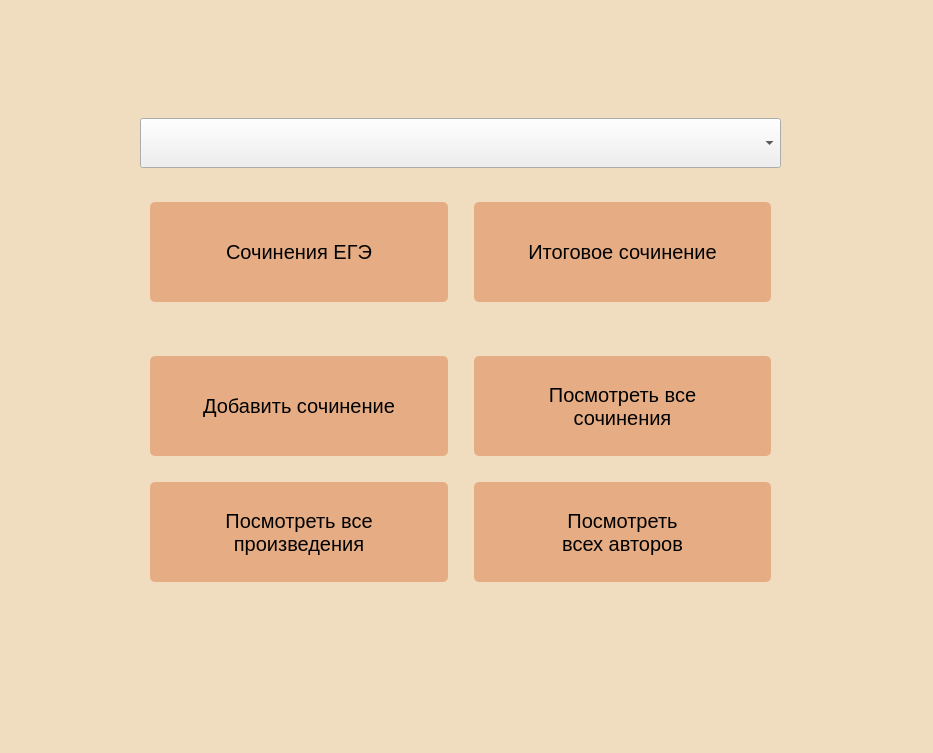
<?xml version="1.0" encoding="UTF-8"?>
<ui version="4.0">
 <class>MainWindow</class>
 <widget class="QMainWindow" name="MainWindow">
  <property name="geometry">
   <rect>
    <x>0</x>
    <y>0</y>
    <width>933</width>
    <height>753</height>
   </rect>
  </property>
  <property name="windowTitle">
   <string>MainWindow</string>
  </property>
  <property name="styleSheet">
   <string notr="true">.QPushButton {
	width: 100px;
	height: 100px;
	background-color:#e6ad85;
	margin: 10px;
	border-radius: 5px;
	font-size:20px;
	word-wrap: break-word;
	cursor: Pointing-Hand;   
}
.QPushButton:hover {
	background-color: rgb(201, 152, 117);
}
.QWidget {
background-color: rgb(240, 221, 192);

}</string>
  </property>
  <widget class="QWidget" name="centralwidget">
   <widget class="QWidget" name="layoutWidget">
    <property name="geometry">
     <rect>
      <x>140</x>
      <y>100</y>
      <width>641</width>
      <height>511</height>
     </rect>
    </property>
    <layout class="QVBoxLayout" name="verticalLayout">
     <item>
      <widget class="QComboBox" name="genre_combo_box">
       <property name="minimumSize">
        <size>
         <width>0</width>
         <height>50</height>
        </size>
       </property>
       <property name="maximumSize">
        <size>
         <width>16777215</width>
         <height>50</height>
        </size>
       </property>
       <property name="currentText">
        <string/>
       </property>
      </widget>
     </item>
     <item>
      <layout class="QHBoxLayout" name="horizontalLayout">
       <item>
        <widget class="QPushButton" name="pushButton_2">
         <property name="text">
          <string>Сочинения ЕГЭ</string>
         </property>
        </widget>
       </item>
       <item>
        <widget class="QPushButton" name="final_essay_btn">
         <property name="text">
          <string>Итоговое сочинение</string>
         </property>
        </widget>
       </item>
      </layout>
     </item>
     <item>
      <spacer name="horizontalSpacer">
       <property name="orientation">
        <enum>Qt::Vertical</enum>
       </property>
       <property name="sizeType">
        <enum>QSizePolicy::Fixed</enum>
       </property>
       <property name="sizeHint" stdset="0">
        <size>
         <width>5</width>
         <height>10</height>
        </size>
       </property>
      </spacer>
     </item>
     <item>
      <layout class="QGridLayout" name="gridLayout">
       <item row="0" column="0">
        <widget class="QPushButton" name="add_essay_btn">
         <property name="cursor">
          <cursorShape>PointingHandCursor</cursorShape>
         </property>
         <property name="mouseTracking">
          <bool>false</bool>
         </property>
         <property name="text">
          <string>Добавить сочинение</string>
         </property>
        </widget>
       </item>
       <item row="1" column="0">
        <widget class="QPushButton" name="view_literature_btn">
         <property name="cursor">
          <cursorShape>PointingHandCursor</cursorShape>
         </property>
         <property name="whatsThis">
          <string>&lt;html&gt;&lt;head/&gt;&lt;body&gt;&lt;p&gt;&lt;br/&gt;&lt;/p&gt;&lt;/body&gt;&lt;/html&gt;</string>
         </property>
         <property name="text">
          <string>Посмотреть все 
произведения</string>
         </property>
        </widget>
       </item>
       <item row="1" column="1">
        <widget class="QPushButton" name="view_authors_btn">
         <property name="cursor">
          <cursorShape>PointingHandCursor</cursorShape>
         </property>
         <property name="text">
          <string>Посмотреть 
всех авторов</string>
         </property>
        </widget>
       </item>
       <item row="0" column="1">
        <widget class="QPushButton" name="view_essays_btn">
         <property name="cursor">
          <cursorShape>PointingHandCursor</cursorShape>
         </property>
         <property name="text">
          <string>Посмотреть все 
сочинения</string>
         </property>
        </widget>
       </item>
      </layout>
     </item>
    </layout>
   </widget>
  </widget>
 </widget>
 <resources/>
 <connections/>
</ui>
